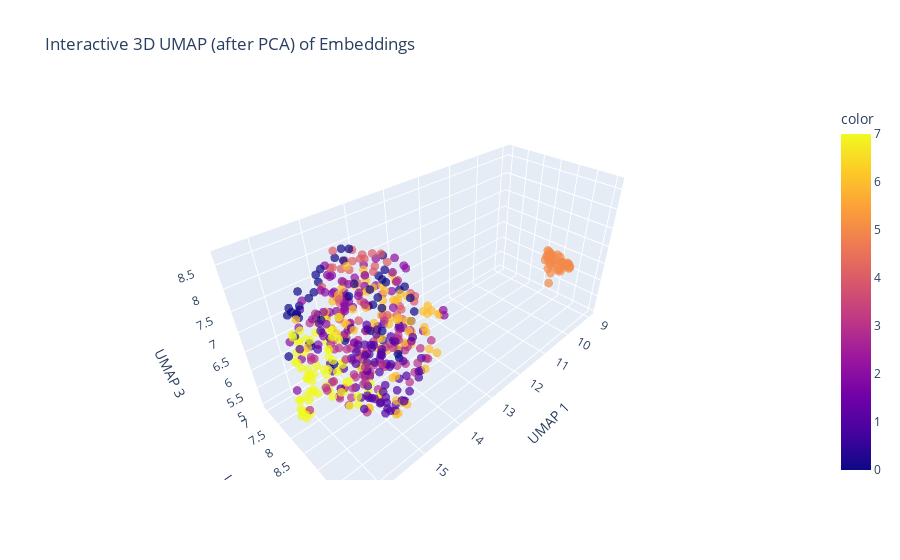

The notebook cell this image was saved under:
### Code cell
fig = px.scatter_3d(
    x=xy[:, 0], y=xy[:, 1], z=xy[:, 2],
    color=clus,  
    labels={'x': 'UMAP 1', 'y': 'UMAP 2', 'z': 'UMAP 3'},
    title='Interactive 3D UMAP (after PCA) of Embeddings',
    opacity=0.7
)
fig.update_traces(marker=dict(size=3)) 
pio.show(fig)
fig.write_html("Interactive 3D UMAP (after PCA) of Embeddings.html")

### Figure 1 — Plotly figure (JSON) as saved in the notebook; plotly's stock layout.template omitted (floating-point values rounded to 4 significant figures; data arrays with more than 128 entries replaced by an {"elided": "..."} marker saying what was removed)
{"data": [{"hovertemplate": "UMAP 1=%{x}<br>UMAP 2=%{y}<br>UMAP 3=%{z}<br>color=%{marker.color}<extra></extra>", "legendgroup": "", "marker": {"color": {"elided": "500 int values"}, "coloraxis": "coloraxis", "opacity": 0.7, "size": 3, "symbol": "circle"}, "mode": "markers", "name": "", "scene": "scene", "showlegend": false, "type": "scatter3d", "x": {"elided": "500 float values"}, "y": {"elided": "500 float values"}, "z": {"elided": "500 float values"}}], "layout": {"coloraxis": {"colorbar": {"title": {"text": "color"}}, "colorscale": [[0, "#0d0887"], [0.1111, "#46039f"], [0.2222, "#7201a8"], [0.3333, "#9c179e"], [0.4444, "#bd3786"], [0.5556, "#d8576b"], [0.6667, "#ed7953"], [0.7778, "#fb9f3a"], [0.8889, "#fdca26"], [1, "#f0f921"]]}, "legend": {"tracegroupgap": 0}, "scene": {"domain": {"x": [0, 1], "y": [0, 1]}, "xaxis": {"title": {"text": "UMAP 1"}}, "yaxis": {"title": {"text": "UMAP 2"}}, "zaxis": {"title": {"text": "UMAP 3"}}}, "title": {"text": "Interactive 3D UMAP (after PCA) of Embeddings"}}}
